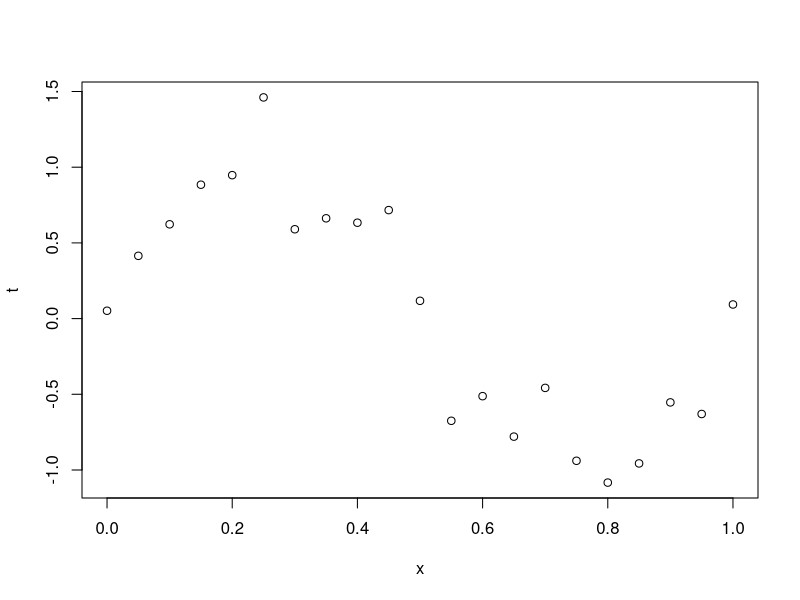
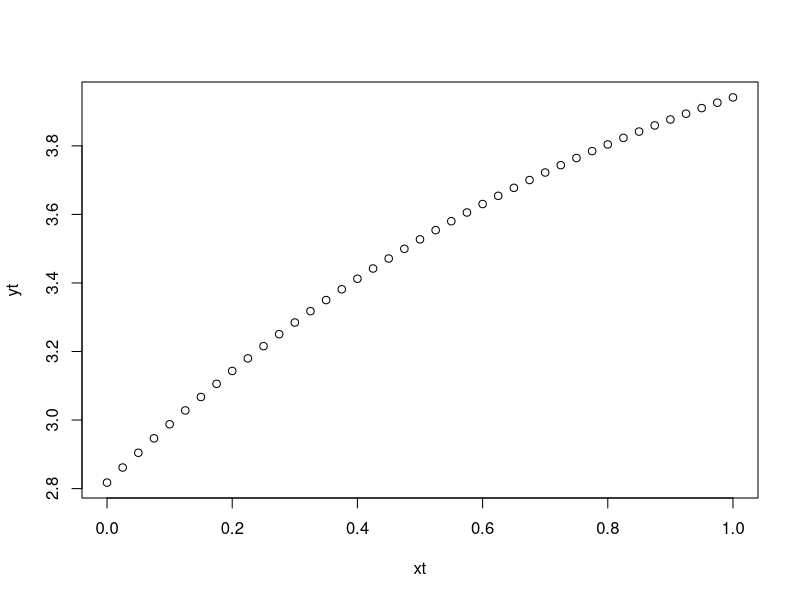
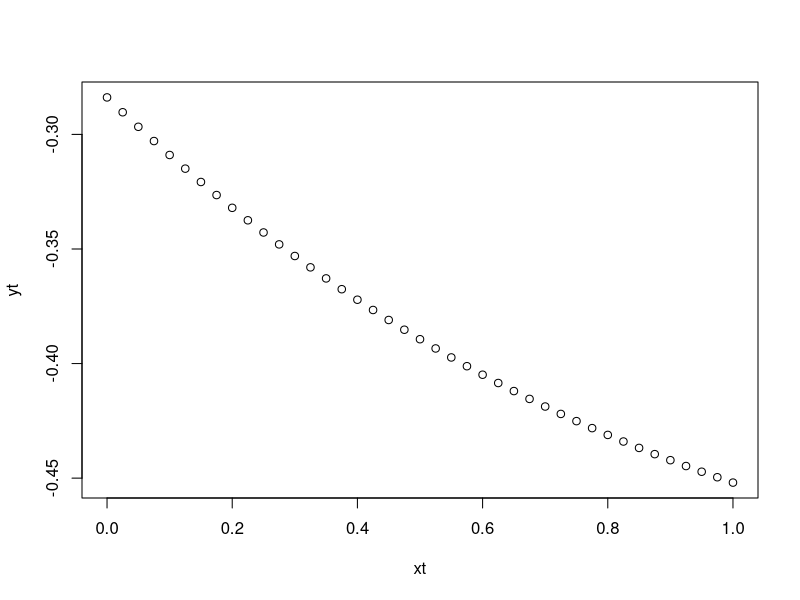

These charts were generated, in order, by the following R code:
# N: number of training data
# s: number of hidden unit
# l: learning rate parameter

N=21
s=10
l=0.03

# generate traning data
x <- seq(0,1,by=1/(N-1))
t <- sin(2*pi*x)+rnorm(N,sd=0.25)
plot(x,t)

w1 <- matrix(0.7,s,2)
w2 <- matrix(0.4,1,s+1)

xt <- seq(0,1,by=0.025)
yt <- array()
for (i in 1:41){
  a <- w1 %*% c(1, xt[i])
  z <- tanh(a)
  y <- w2 %*% c(1,z)
  yt[i] <- y
}
plot(xt, yt)

for (k in 1:10) {
for (i in 1:N) {
  # forward propagation
  a <- w1 %*% c(1, x[i])
  cat("===a===\n")
  print(a)
  z <- tanh (a)
  cat("===z===\n")
  print(z)
  y = w2 %*% c(1, z)
  cat("===y===\n")
  print(y)

  # back propagation
  d2 = y - t[i]
  cat("===d2===\n")
  print(d2)
  w2 = w2 - l * d2 * c(1, z)

  d1 = d2 %*% (1-tanh(t(a))^2) * t(w2[1,1:s])
  cat("===d1===\n")
  print(d1)
  w1 = w1 - l * t(d1) %*% c(1, x[i])
  cat("===w1===\n")
  print(w1)
}
}

cat("learning end print w1 and w2\n")
print(w1)
print(w2)

# test data
xt <- seq(0,1,by=0.025)
yt <- array()
for (i in 1:41){
  a <- w1 %*% c(1,xt[i])
  z <- tanh(a)
  y <- w2 %*% c(1,z)
  yt[i] <- y
}
plot(xt, yt)